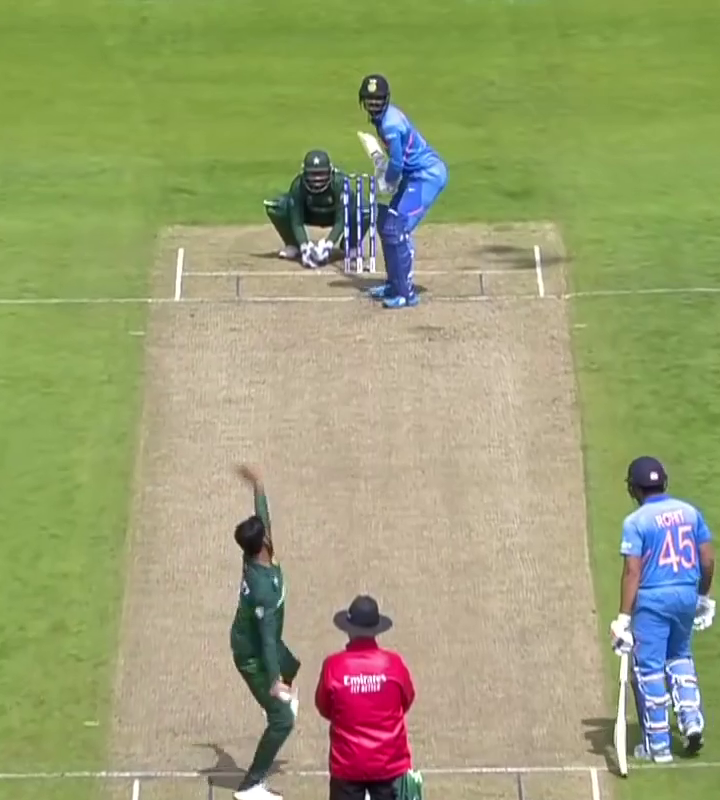
#> input picture analytics_vidhya/frames/0.png, 720 x 800 px; its folder holds 4 pictures in this run
$ python 2.py
#> lines starting #> are read from the running program, lines starting #| are printed output that depends on the picture; after the words box and inside, x2 and y2 are one past the last pixel; in counts of white or black regions, pixels touching at a corner belong together
import matplotlib.pyplot as plt
import cv2
import numpy as np
import os
import re

#listing down all the file names
frames = os.listdir('frames/')
frames.sort(key=lambda f: int(re.sub('\D', '', f)))

#reading frames
images=[]
for i in frames:
    img = cv2.imread('frames/'+i)
#> img is the input picture: shape (800, 720, 3); mean B, G, R 115.1, 159.7, 154.6
    img = cv2.cvtColor(img, cv2.COLOR_BGR2GRAY)
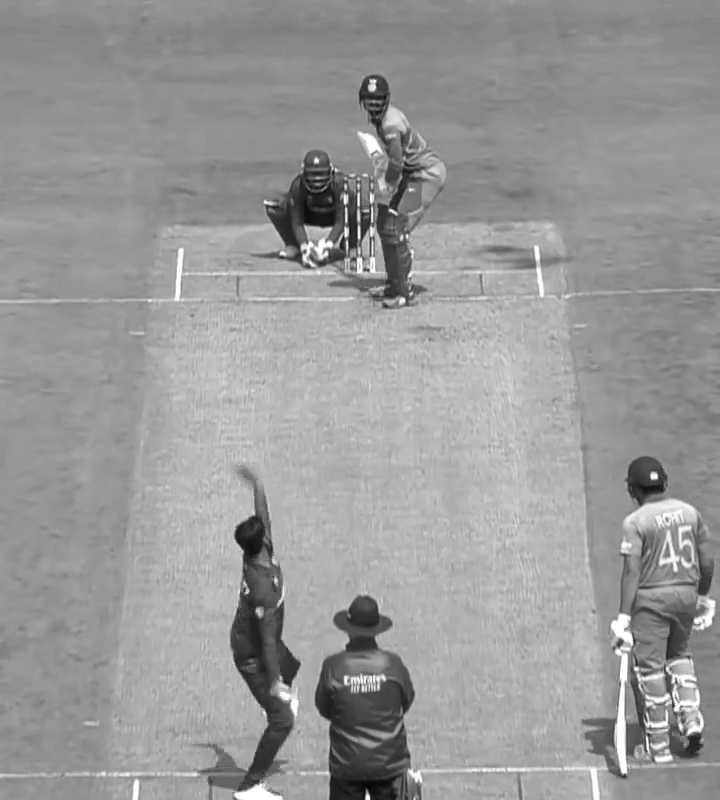
#> img: shape (800, 720); min 3, max 255, mean 153
    img = cv2.GaussianBlur(img,(25,25),0)
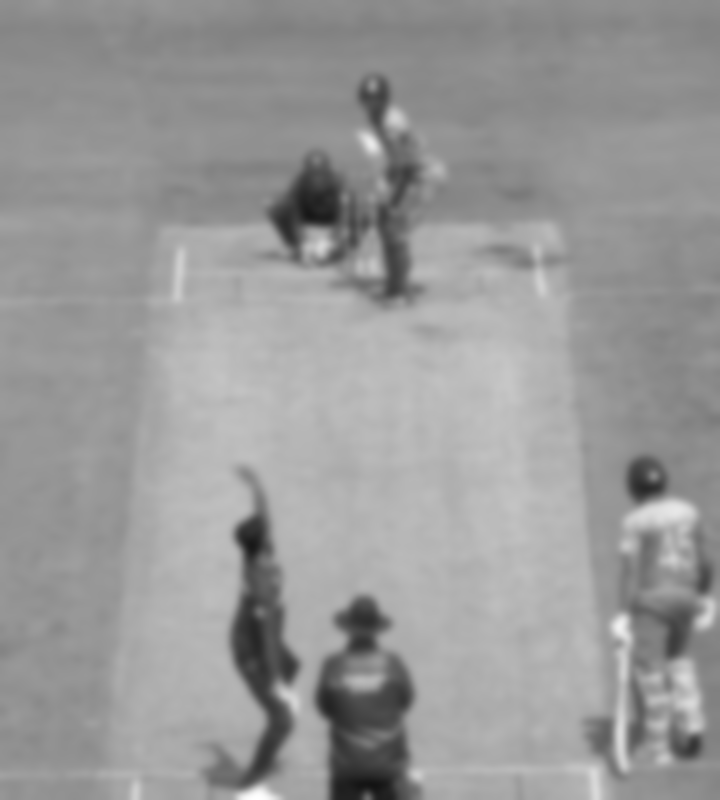
#> img: shape (800, 720); min 19, max 255, mean 153
    images.append(img)
#> pass 2 of the loop `for i in frames:`:
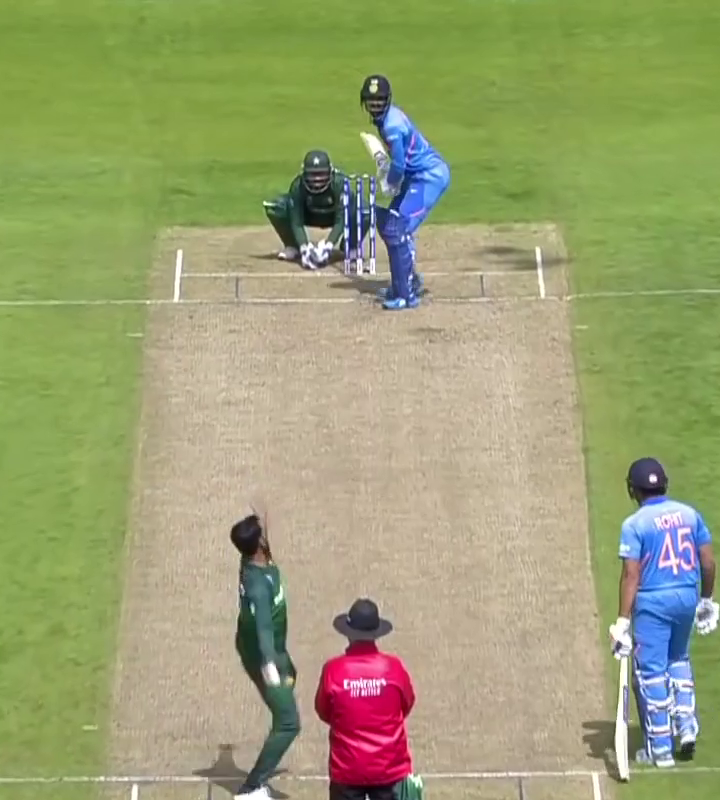
#> input picture analytics_vidhya/frames/1.png, 720 x 800 px
#> img is the input picture: shape (800, 720, 3); mean B, G, R 115.2, 160, 154.8
#> `img = cv2.cvtColor(img, cv2.COLOR_BGR2GRAY)`:
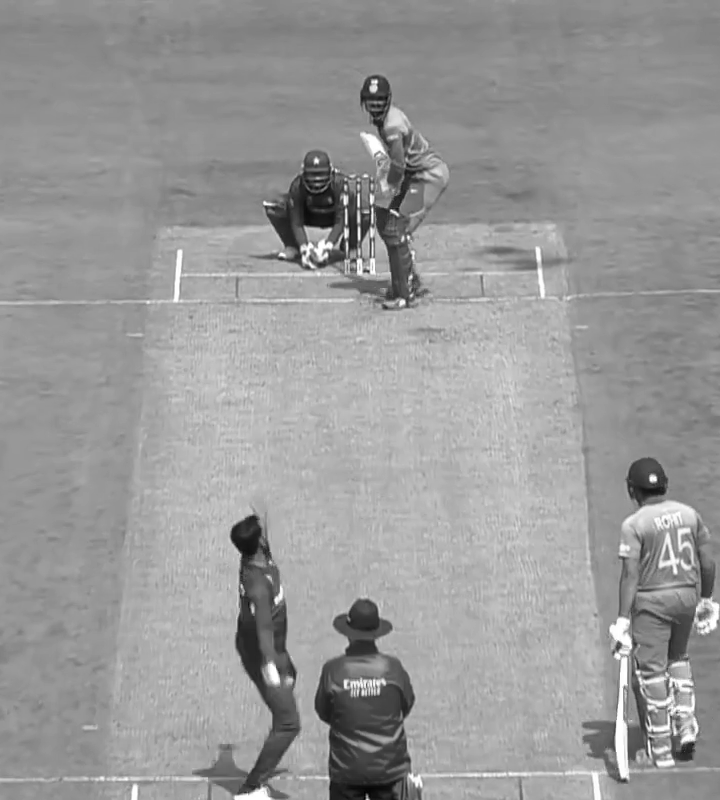
#> img: shape (800, 720); min 0, max 255, mean 153.3
#> `img = cv2.GaussianBlur(img,(25,25),0)`:
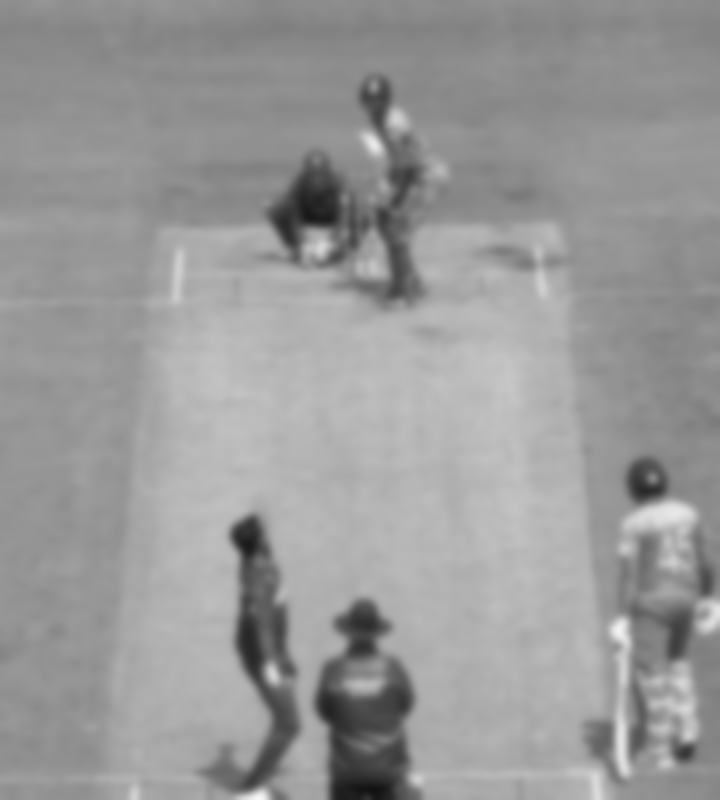
#> img: shape (800, 720); min 18, max 249, mean 153.3
#> pass 3 of the loop `for i in frames:`:
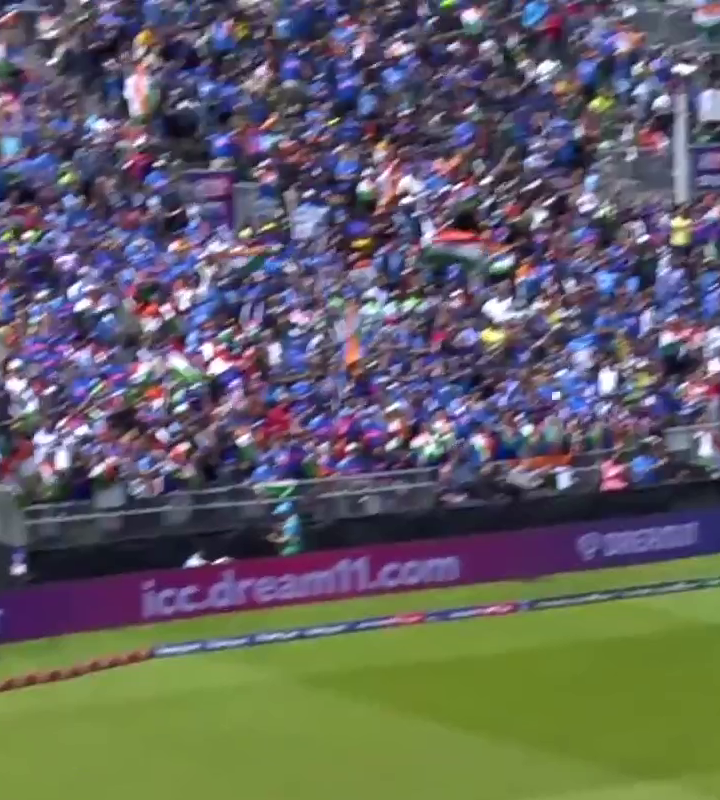
#> input picture analytics_vidhya/frames/101.png, 720 x 800 px
#> img is the input picture: shape (800, 720, 3); mean B, G, R 98.8, 96.7, 98.4
#> `img = cv2.cvtColor(img, cv2.COLOR_BGR2GRAY)`:
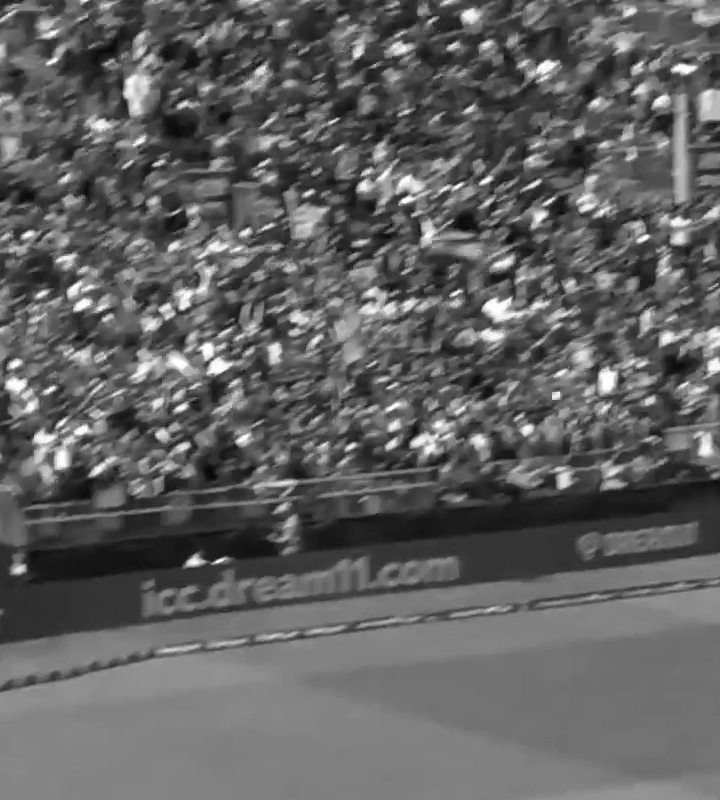
#> img: shape (800, 720); min 7, max 255, mean 97.4
#> `img = cv2.GaussianBlur(img,(25,25),0)`:
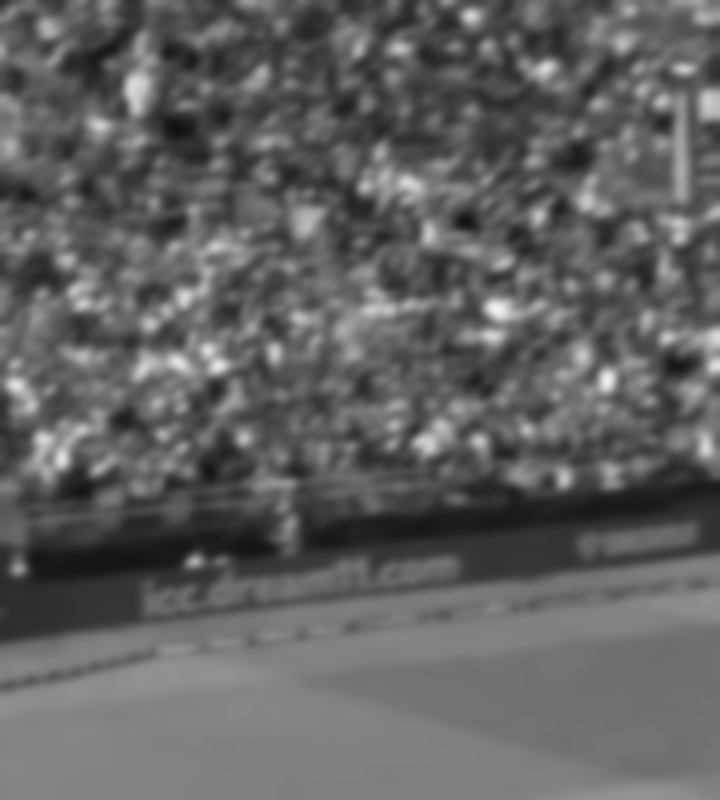
#> img: shape (800, 720); min 17, max 243, mean 97.4
#> the loop made 4 passes; the first 3 are shown

images=np.array(images)

nonzero=[]
for i in range((len(images)-1)):

    mask = cv2.absdiff(images[i],images[i+1])
    _ , mask = cv2.threshold(mask, 50, 255, cv2.THRESH_BINARY)
    num = np.count_nonzero((mask.ravel()))
    nonzero.append(num)
#> this loop made 3 passes
#> pass 1, `mask = cv2.absdiff(images[i],images[i+1])`:
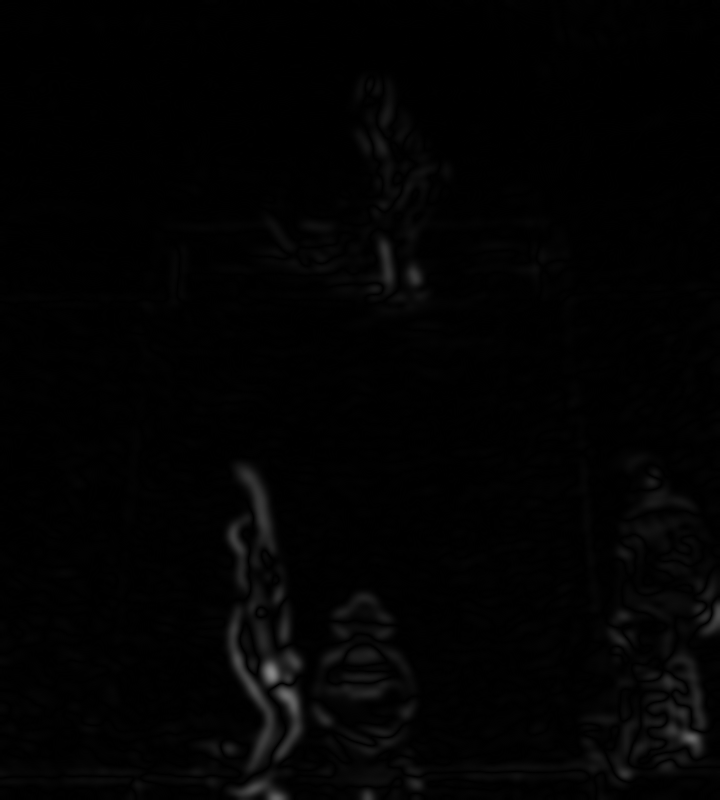
#> mask: shape (800, 720); min 0, max 136, mean 2.6
#> pass 1, `_ , mask = cv2.threshold(mask, 50, 255, cv2.THRESH_BINARY)`:
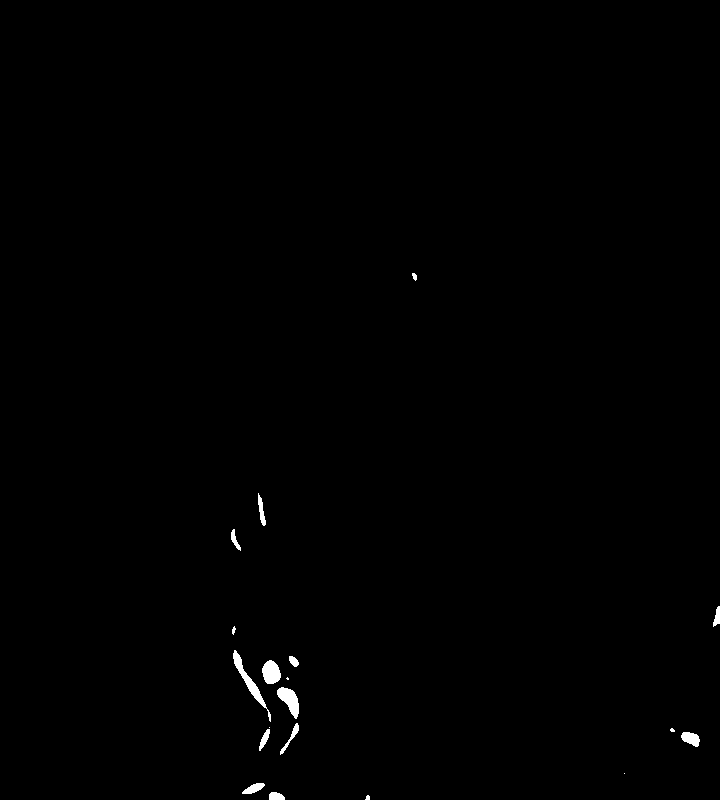
#> mask: shape (800, 720); 0.4% white; 19 white regions (5 under 20 px), largest, box (x1, y1, x2, y2) and area: (233, 650, 271, 722) 445, (277, 687, 299, 719) 377, (262, 660, 281, 684) 341
#> pass 2, `mask = cv2.absdiff(images[i],images[i+1])`:
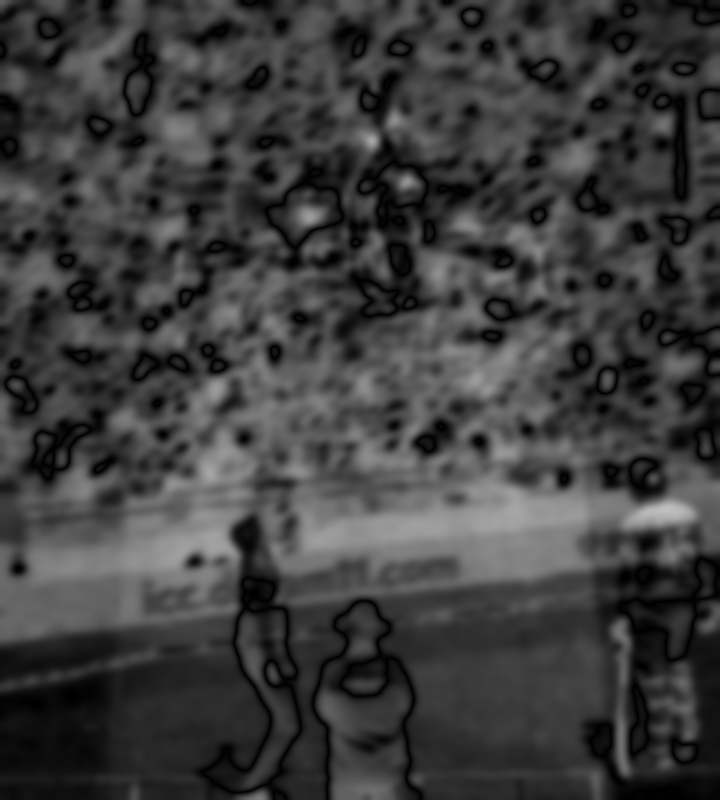
#> mask: shape (800, 720); min 0, max 193, mean 61.7
#> pass 2, `_ , mask = cv2.threshold(mask, 50, 255, cv2.THRESH_BINARY)`:
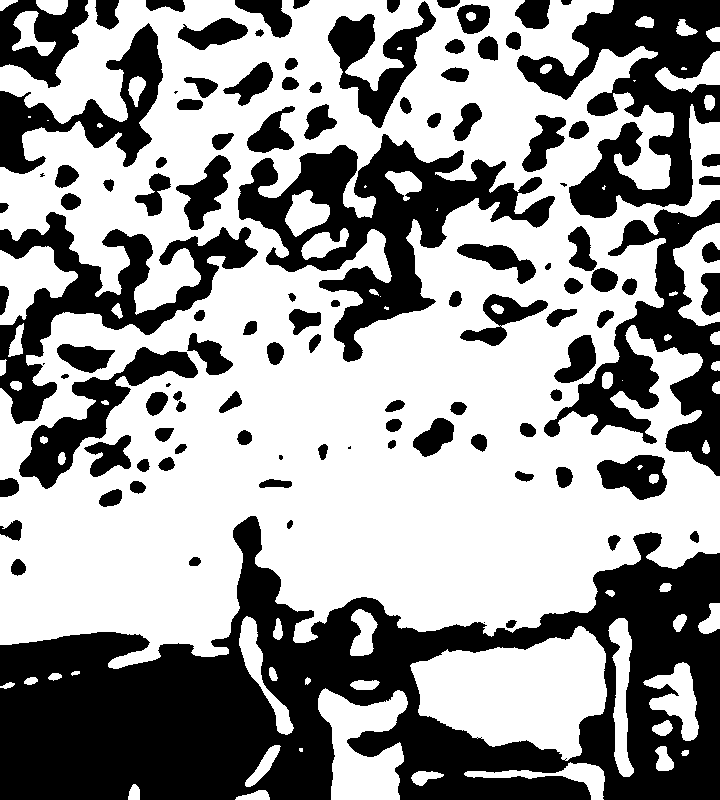
#> mask: shape (800, 720); 59.6% white; 112 black regions (8 under 20 px), largest, box (x1, y1, x2, y2) and area: (0, 516, 720, 800) 100289, (238, 134, 555, 362) 23137, (517, 0, 720, 218) 19391


x = np.arange(0,len(images)-1)
y = nonzero

plt.figure(figsize=(20,4))
plt.scatter(x,y)
plt.savefig("ball_track1.png")
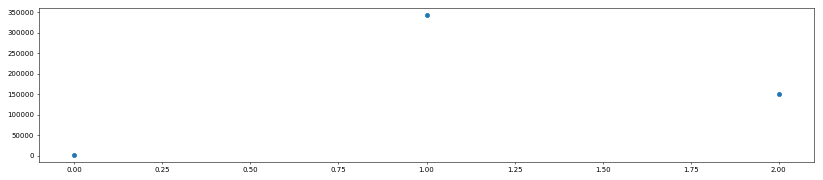
#> figure drawn by matplotlib, 1 panel
plt.cla()

threshold = 15 * 10e3
for i in range(len(images)-1):
    if(nonzero[i]>threshold):
        scene_change_idx = i
        break

frames = frames[:(scene_change_idx+1)]

#> (the run stopped early here; a loop or call above may not have finished)
